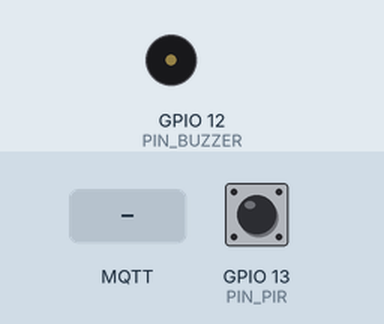
A sketch run on a simulated ESP32. Shown: buzzer (waves = sounding, pin HIGH). Inputs (shaded band) come from the test bench; at power-on: GPIO 13 (PIN_PIR) LOW. WiFi joins after 1.5 s; servers stay silent unless stated; random numbers use the default seed unless the sketch sets one; no MQTT or app messages arrive unless stated; the camera gives no picture; what the sketch prints to the serial monitor is not drawn.

Above: at 1.4 s.
1.5 s: MQTT message "COIKC_ON" arrives on the first subscribed topic
At 2.3 s:
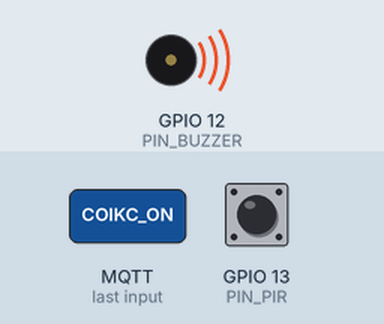
3.0 s: GPIO 13 (PIN_PIR) driven HIGH
4.5 s: MQTT message "COIKC_OFF" arrives on the first subscribed topic
At 5.5 s:
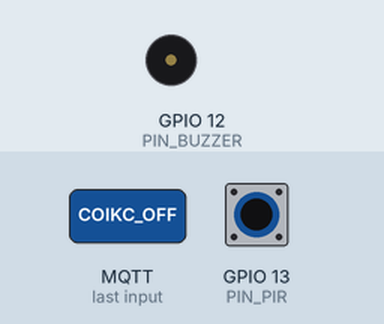
6.0 s: MQTT message "COI_ON" arrives on the first subscribed topic
7.5 s: GPIO 13 (PIN_PIR) pulsed LOW 2 times (0.12 s each, 0.3 s apart)
At 8.8 s:
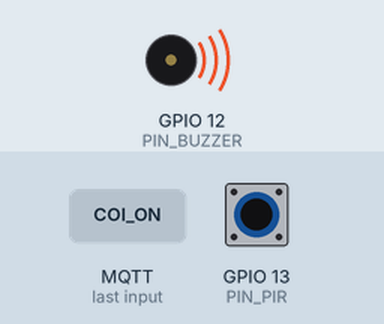
Timing chart, 0 to 14.1 s (numbered marks = the images above; inputs shaded):
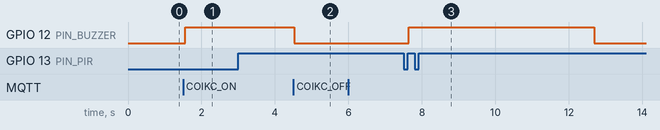

The sketch:

ESP.ino
```cpp
#include <Arduino.h>
#include <WiFi.h>
#include <PubSubClient.h>
#include <ArduinoJson.h>

extern bool initCameraServer();
extern bool checkCameraHardware();

// ==========================================
// CẤU HÌNH
// ==========================================
const char *ssid         = "daisymusicgroup";
const char *password     = "39393939";
const char *mqtt_broker  = "10.176.71.27";
const int   mqtt_port    = 1883;
const char *TOPIC_CMD    = "esp32/lenh";
const char *TOPIC_STATUS = "esp32/trangthai";

#define PIN_PIR    13
#define PIN_BUZZER 12

// ==========================================
// TRẠNG THÁI HỆ THỐNG (do server điều khiển)
// ==========================================
bool coi_khan_cap = false; // Server gửi COIKC_ON/OFF
bool coi_tu_dong  = false;  // Server gửi COI_ON/OFF
bool cam_bien_on  = true;  // Server gửi CAMBIEN_ON/OFF
bool dang_stream  = true; // Server gửi CAMERA_ON/OFF → CameraWebServer đọc biến này
bool cam_ok       = false;

// ==========================================
// BIẾN NỘI BỘ
// ==========================================
bool pir_prev              = false;
bool buzzer_auto_active    = false;
unsigned long buzzer_auto_start = 0;
unsigned long last_alert_time   = 0;

WiFiClient   espClient;
PubSubClient mqttClient(espClient);
TaskHandle_t Task1, Task2;

void Task1code(void *pvParameters);
void Task2code(void *pvParameters);
void setupWiFi();
void reconnectMQTT();
void callback(char *topic, byte *payload, unsigned int length);
void publishStatus();

// ==========================================
// SETUP
// ==========================================
void setup() {
  Serial.begin(115200);
  Serial.println("System starting...");

  pinMode(PIN_PIR,    INPUT);
  pinMode(PIN_BUZZER, OUTPUT);
  digitalWrite(PIN_BUZZER, LOW);

  xTaskCreatePinnedToCore(Task1code, "NetworkLogicTask", 10000, NULL, 1, &Task1, 0);
  delay(100);
  xTaskCreatePinnedToCore(Task2code, "CameraServerTask", 10000, NULL, 1, &Task2, 1);
  delay(100);
}

void loop() {
  vTaskDelay(10000 / portTICK_PERIOD_MS);
}

// ==========================================
// TASK 1 (Core 0): MẠNG + PIR + CÒI
// ==========================================
void Task1code(void *pvParameters) {
  Serial.printf("Task1 on core %d\n", xPortGetCoreID());

  setupWiFi();
  mqttClient.setServer(mqtt_broker, mqtt_port);
  mqttClient.setCallback(callback);

  for (;;) {

    // --- DUY TRÌ KẾT NỐI ---
    if (WiFi.status() != WL_CONNECTED) {
      WiFi.disconnect();
      WiFi.begin(ssid, password);
      for (int i = 0; i < 20 && WiFi.status() != WL_CONNECTED; i++)
        vTaskDelay(500 / portTICK_PERIOD_MS);
    }

    if (WiFi.status() == WL_CONNECTED) {
      if (!mqttClient.connected()) reconnectMQTT();
      mqttClient.loop();

      // Publish status periodically every 4 seconds so the server knows the ESP32 is online
      static unsigned long last_status_pub = 0;
      if (mqttClient.connected() && (millis() - last_status_pub > 4000)) {
        publishStatus();
        last_status_pub = millis();
      }
    }

    // --- ĐỌC PIR (chỉ xử lý cạnh lên LOW→HIGH) ---
    bool pir_now         = (digitalRead(PIN_PIR) == HIGH);
   // Serial.println(pir_now ? "pir true" : "pir_false");
    bool pir_rising_edge = (pir_now && !pir_prev);

    if (pir_rising_edge && cam_bien_on) {
      Serial.println("PIR: Motion detected.");

      // Gửi cảnh báo lên server (chống spam 5 giây)
      if (millis() - last_alert_time > 5000 && mqttClient.connected()) {
        mqttClient.publish(TOPIC_STATUS, "PIR_ALERT");
        last_alert_time = millis();
        Serial.println("PIR_ALERT sent.");
      }

      // Kích hoạt còi tự động nếu server đã bật chế độ này
      if (coi_tu_dong && !buzzer_auto_active && !coi_khan_cap) {
        buzzer_auto_active = true;
        buzzer_auto_start  = millis();
        Serial.println("Auto buzzer started.");
      }
    }

    pir_prev = pir_now;

    // --- ĐIỀU KHIỂN CÒI ---
    if (coi_khan_cap) {
      // Ưu tiên 1: Còi khẩn cấp bật liên tục theo lệnh server
      digitalWrite(PIN_BUZZER, HIGH);
      buzzer_auto_active = false;

    } else if (buzzer_auto_active) {
      // Ưu tiên 2: Còi tự động hú 5 giây rồi tắt
      if (millis() - buzzer_auto_start < 5000) {
        digitalWrite(PIN_BUZZER, HIGH);
      } else {
        digitalWrite(PIN_BUZZER, LOW);
        buzzer_auto_active = false;
        Serial.println("Auto buzzer finished.");
      }

    } else {
      digitalWrite(PIN_BUZZER, LOW);
    }

    vTaskDelay(50 / portTICK_PERIOD_MS);
  }
}

// ==========================================
// TASK 2 (Core 1): CAMERA WEB SERVER
// ==========================================
void Task2code(void *pvParameters) {
  Serial.printf("Task2 on core %d\n", xPortGetCoreID());

  while (WiFi.status() != WL_CONNECTED)
    vTaskDelay(1000 / portTICK_PERIOD_MS);

  cam_ok = initCameraServer();
  if (cam_ok) cam_ok = checkCameraHardware();

  Serial.println(cam_ok ? "Camera OK." : "Camera FAILED!");

  for (;;) vTaskDelay(10000 / portTICK_PERIOD_MS);
}

// ==========================================
// HÀM HỖ TRỢ
// ==========================================
void setupWiFi() {
  Serial.printf("Connecting to %s ", ssid);
  WiFi.begin(ssid, password);
  for (int i = 0; i < 30 && WiFi.status() != WL_CONNECTED; i++) {
    delay(500);
    Serial.print(".");
  }
  if (WiFi.status() == WL_CONNECTED)
    Serial.printf("\nWi-Fi connected. IP: %s\n", WiFi.localIP().toString().c_str());
  else
    Serial.println("\nWi-Fi timeout. Will retry in task loop.");
}

void reconnectMQTT() {
  if (WiFi.status() != WL_CONNECTED) return;

  String clientId = "ESP32CAM-" + String(random(0xffff), HEX);
  Serial.printf("Connecting MQTT to %s...\n", mqtt_broker);

  if (mqttClient.connect(clientId.c_str())) {
    Serial.println("MQTT connected.");
    mqttClient.subscribe(TOPIC_CMD);
    publishStatus();
  } else {
    Serial.printf("MQTT failed (state=%d). Retry in 5s.\n", mqttClient.state());
    vTaskDelay(5000 / portTICK_PERIOD_MS);
  }
}

void callback(char *topic, byte *payload, unsigned int length) {
  String msg = "";
  for (unsigned int i = 0; i < length; i++) msg += (char)payload[i];
  Serial.printf("MQTT [%s]: %s\n", topic, msg.c_str());

  if      (msg == "COIKC_ON")    { coi_khan_cap = true;  Serial.println("Emergency siren ON."); }
  else if (msg == "COIKC_OFF")   { coi_khan_cap = false; Serial.println("Emergency siren OFF."); }
  else if (msg == "COI_ON")      { coi_tu_dong  = true;  Serial.println("Auto siren mode ON."); }
  else if (msg == "COI_OFF")     { coi_tu_dong  = false; Serial.println("Auto siren mode OFF."); }
  else if (msg == "CAMBIEN_ON")  { cam_bien_on  = true;  Serial.println("PIR sensor ON."); }
  else if (msg == "CAMBIEN_OFF") { cam_bien_on  = false; Serial.println("PIR sensor OFF."); }
  else if (msg == "CAMERA_ON")   { dang_stream  = true;  Serial.println("Stream ON."); }
  else if (msg == "CAMERA_OFF")  { dang_stream  = false; Serial.println("Stream OFF."); }
  else if (msg == "RESET")       { delay(500); ESP.restart(); }
  else if (msg == "TRANG_THAI")  publishStatus();
}

void publishStatus() {
  if (!mqttClient.connected()) return;

  StaticJsonDocument<256> doc;
  doc["coi_kc"] = coi_khan_cap ? 1 : 0;
  doc["coi_td"] = coi_tu_dong  ? 1 : 0;
  doc["pir_on"] = cam_bien_on  ? 1 : 0;
  doc["stream"] = dang_stream  ? 1 : 0;

  char buf[256];
  serializeJson(doc, buf);
  mqttClient.publish(TOPIC_STATUS, buf);
  Serial.printf("Status published: %s\n", buf);
}
```

CameraWebServer.ino
```cpp
#include <Arduino.h>
#include "esp_camera.h"
#include <WiFi.h>

// Select camera model in board_config.h
#include "board_config.h"

void startCameraServer();
void setupLedFlash();

// Hàm khởi tạo camera và Web Server
bool initCameraServer() {
  camera_config_t config;
  config.ledc_channel = LEDC_CHANNEL_0;
  config.ledc_timer = LEDC_TIMER_0;
  config.pin_d0 = Y2_GPIO_NUM;
  config.pin_d1 = Y3_GPIO_NUM;
  config.pin_d2 = Y4_GPIO_NUM;
  config.pin_d3 = Y5_GPIO_NUM;
  config.pin_d4 = Y6_GPIO_NUM;
  config.pin_d5 = Y7_GPIO_NUM;
  config.pin_d6 = Y8_GPIO_NUM;
  config.pin_d7 = Y9_GPIO_NUM;
  config.pin_xclk = XCLK_GPIO_NUM;
  config.pin_pclk = PCLK_GPIO_NUM;
  config.pin_vsync = VSYNC_GPIO_NUM;
  config.pin_href = HREF_GPIO_NUM;
  config.pin_sccb_sda = SIOD_GPIO_NUM;
  config.pin_sccb_scl = SIOC_GPIO_NUM;
  config.pin_pwdn = PWDN_GPIO_NUM;
  config.pin_reset = RESET_GPIO_NUM;
  config.xclk_freq_hz = 20000000;
  config.frame_size = FRAMESIZE_UXGA;
  config.pixel_format = PIXFORMAT_JPEG;  // for streaming
  config.grab_mode = CAMERA_GRAB_WHEN_EMPTY;
  config.fb_location = CAMERA_FB_IN_PSRAM;
  config.jpeg_quality = 12;
  config.fb_count = 1;

  // Nếu có PSRAM, khởi tạo với độ phân giải UXGA và chất lượng JPEG cao hơn
  if (config.pixel_format == PIXFORMAT_JPEG) {
    if (psramFound()) {
      config.jpeg_quality = 10;
      config.fb_count = 2;
      config.grab_mode = CAMERA_GRAB_LATEST;
    } else {
      // Giới hạn kích thước khung hình khi không có PSRAM
      config.frame_size = FRAMESIZE_SVGA;
      config.fb_location = CAMERA_FB_IN_DRAM;
    }
  } else {
    config.frame_size = FRAMESIZE_240X240;
#if CONFIG_IDF_TARGET_ESP32S3
    config.fb_count = 2;
#endif
  }

#if defined(CAMERA_MODEL_ESP_EYE)
  pinMode(13, INPUT_PULLUP);
  pinMode(14, INPUT_PULLUP);
#endif

  // Khởi tạo camera
  esp_err_t err = esp_camera_init(&config);
  if (err != ESP_OK) {
    Serial.printf("Camera init failed with error 0x%x\n", err);
    return false;
  }

  sensor_t *s = esp_camera_sensor_get();
  if (s->id.PID == OV3660_PID) {
    s->set_vflip(s, 1);        // Lật ảnh theo chiều dọc
    s->set_brightness(s, 1);   // Tăng độ sáng
    s->set_saturation(s, -2);  // Giảm độ bão hòa màu
  }

  if (config.pixel_format == PIXFORMAT_JPEG) {
    s->set_framesize(s, FRAMESIZE_QVGA);
  }

#if defined(CAMERA_MODEL_M5STACK_WIDE) || defined(CAMERA_MODEL_M5STACK_ESP32CAM)
  s->set_vflip(s, 1);
  s->set_hmirror(s, 1);
#endif

#if defined(CAMERA_MODEL_ESP32S3_EYE)
  s->set_vflip(s, 1);
#endif

  // Cấu hình đèn LED Flash nếu có chân được định nghĩa
#if defined(LED_GPIO_NUM)
  setupLedFlash();
#endif

  // Khởi chạy HTTP Web Server để phục vụ stream
  startCameraServer();

  Serial.println("Camera Web Server initialized successfully!");
  return true;
}

// Kiểm tra phần cứng camera có hoạt động hay không
bool checkCameraHardware() {
  sensor_t *s = esp_camera_sensor_get();
  if (s == NULL) {
    return false;
  }
  camera_fb_t *fb = esp_camera_fb_get();
  if (fb == NULL) {
    return false;
  }
  esp_camera_fb_return(fb);
  return true;
}
```

board_config.h
```cpp
#ifndef BOARD_CONFIG_H
#define BOARD_CONFIG_H

//
// WARNING!!! PSRAM IC required for UXGA resolution and high JPEG quality
//            Ensure ESP32 Wrover Module or other board with PSRAM is selected
//            Partial images will be transmitted if image exceeds buffer size
//
//            You must select partition scheme from the board menu that has at least 3MB APP space.

// ===================
// Select camera model
// ===================
//#define CAMERA_MODEL_WROVER_KIT // Has PSRAM
//#define CAMERA_MODEL_ESP_EYE  // Has PSRAM
//#define CAMERA_MODEL_ESP32S3_EYE // Has PSRAM
//#define CAMERA_MODEL_M5STACK_PSRAM // Has PSRAM
//#define CAMERA_MODEL_M5STACK_V2_PSRAM // M5Camera version B Has PSRAM
//#define CAMERA_MODEL_M5STACK_WIDE // Has PSRAM
//#define CAMERA_MODEL_M5STACK_ESP32CAM // No PSRAM
//#define CAMERA_MODEL_M5STACK_UNITCAM // No PSRAM
//#define CAMERA_MODEL_M5STACK_CAMS3_UNIT  // Has PSRAM
#define CAMERA_MODEL_AI_THINKER // Has PSRAM
//#define CAMERA_MODEL_TTGO_T_JOURNAL // No PSRAM
//#define CAMERA_MODEL_XIAO_ESP32S3 // Has PSRAM
// ** Espressif Internal Boards **
//#define CAMERA_MODEL_ESP32_CAM_BOARD
//#define CAMERA_MODEL_ESP32S2_CAM_BOARD
//#define CAMERA_MODEL_ESP32S3_CAM_LCD
//#define CAMERA_MODEL_DFRobot_FireBeetle2_ESP32S3 // Has PSRAM
//#define CAMERA_MODEL_DFRobot_Romeo_ESP32S3 // Has PSRAM
#include "camera_pins.h"

#endif  // BOARD_CONFIG_H
```

Source omitted: camera_pins.h (7925 bytes)

Measured:
- after the input at 1.5 s, GPIO 12 (PIN_BUZZER): LOW → HIGH after 0.06 s
- after the input at 3.0 s, every drawn part: stays the same
- after the input at 4.5 s, GPIO 12 (PIN_BUZZER): HIGH → LOW at once
- after the input at 6.0 s, every drawn part: stays the same
- after the input at 7.5 s, GPIO 12 (PIN_BUZZER): LOW → HIGH after 0.14 s, → LOW 5.0 s later
